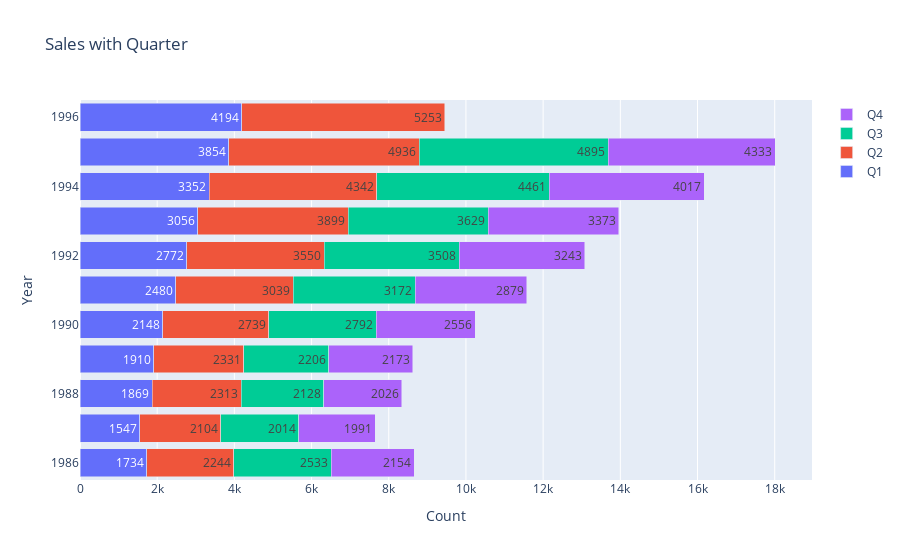

The code cell stored with this chart in its notebook:
### Code cell
# Bar chart
fig=go.Figure()
for i in range(1,5):
    fig.add_bar(y=df[df['Quarters']==i]['Year'],
                x=df[df['Quarters']==i]['Sales'].astype('int'),
                text=df[df['Quarters']==i]['Sales'].astype('int'),
                orientation='h',
                name=f'Q{i}')
fig.update_layout(title='Sales with Quarter',
                 yaxis_title='Year',
                 xaxis_title='Count',
                 barmode='stack',
                 autosize=False,)
fig.show()

### Figure 1 — Plotly figure (JSON) as saved in the notebook; plotly's stock layout.template omitted (floating-point values rounded to 4 significant figures)
{"data": [{"name": "Q1", "orientation": "h", "text": [1734, 1547, 1869, 1910, 2148, 2480, 2772, 3056, 3352, 3854, 4194], "type": "bar", "x": [1734, 1547, 1869, 1910, 2148, 2480, 2772, 3056, 3352, 3854, 4194], "y": [1986, 1987, 1988, 1989, 1990, 1991, 1992, 1993, 1994, 1995, 1996]}, {"name": "Q2", "orientation": "h", "text": [2244, 2104, 2313, 2331, 2739, 3039, 3550, 3899, 4342, 4936, 5253], "type": "bar", "x": [2244, 2104, 2313, 2331, 2739, 3039, 3550, 3899, 4342, 4936, 5253], "y": [1986, 1987, 1988, 1989, 1990, 1991, 1992, 1993, 1994, 1995, 1996]}, {"name": "Q3", "orientation": "h", "text": [2533, 2014, 2128, 2206, 2792, 3172, 3508, 3629, 4461, 4895], "type": "bar", "x": [2533, 2014, 2128, 2206, 2792, 3172, 3508, 3629, 4461, 4895], "y": [1986, 1987, 1988, 1989, 1990, 1991, 1992, 1993, 1994, 1995]}, {"name": "Q4", "orientation": "h", "text": [2154, 1991, 2026, 2173, 2556, 2879, 3243, 3373, 4017, 4333], "type": "bar", "x": [2154, 1991, 2026, 2173, 2556, 2879, 3243, 3373, 4017, 4333], "y": [1986, 1987, 1988, 1989, 1990, 1991, 1992, 1993, 1994, 1995]}], "layout": {"autosize": false, "barmode": "stack", "title": {"text": "Sales with Quarter"}, "xaxis": {"title": {"text": "Count"}}, "yaxis": {"title": {"text": "Year"}}}}
